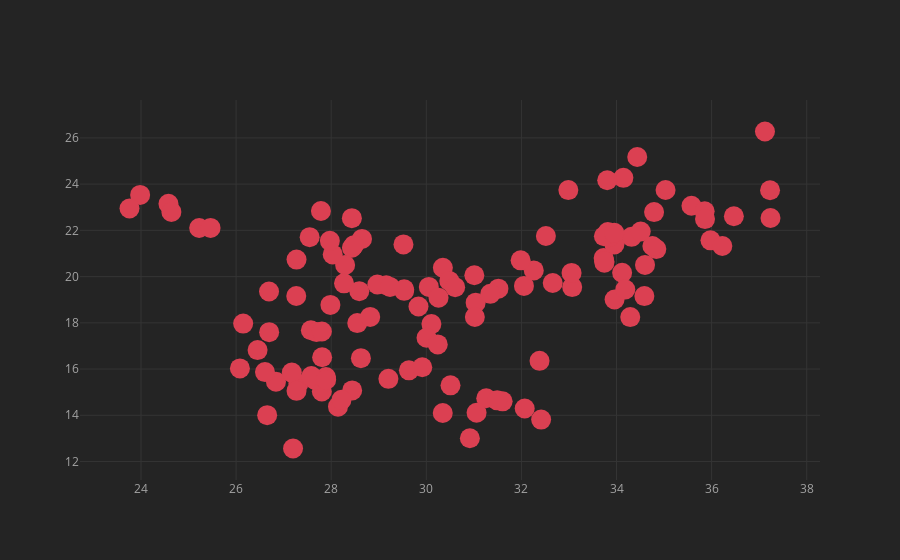

Write notebook code for a chart like this one.
### Code cell
df.iplot(x = 'B', y = 'C', mode = 'markers', size = 20,colors='red',theme='henanigans')
